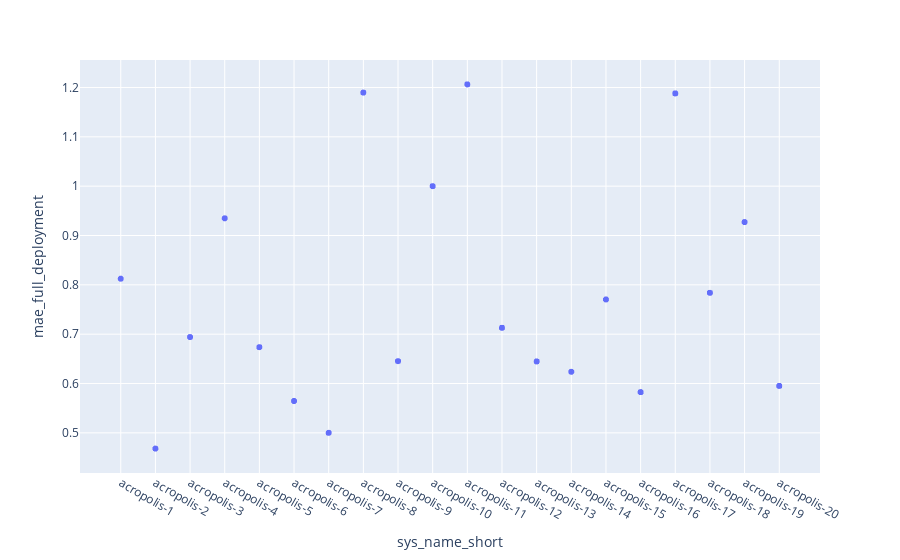
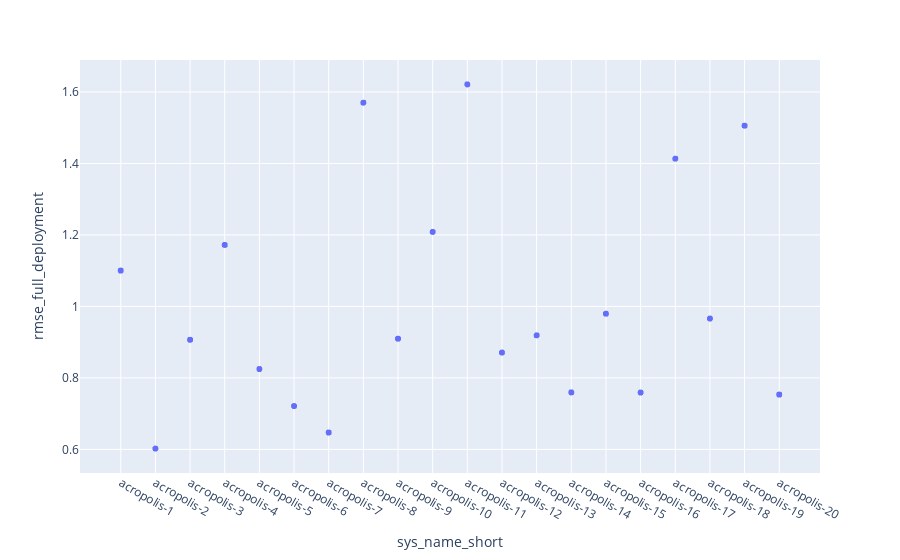

The cell these charts' notebook holds for them, in order:
### Code cell
fig = px.scatter(df_all_sbs_filtered, x="sys_name_short", y="mae_full_deployment")
fig.show()
fig = px.scatter(df_all_sbs_filtered, x="sys_name_short", y="rmse_full_deployment")
fig.show()

### Figure 1 — Plotly figure (JSON) as saved in the notebook; plotly's stock layout.template omitted (floating-point values rounded to 4 significant figures; data arrays with more than 128 entries replaced by an {"elided": "..."} marker saying what was removed)
{"data": [{"hovertemplate": "sys_name_short=%{x}<br>mae_full_deployment=%{y}<extra></extra>", "legendgroup": "", "marker": {"color": "#636efa", "symbol": "circle"}, "mode": "markers", "name": "", "showlegend": false, "type": "scattergl", "x": {"elided": "19241 str values"}, "xaxis": "x", "y": {"elided": "19241 float values"}, "yaxis": "y"}], "layout": {"legend": {"tracegroupgap": 0}, "margin": {"t": 60}, "xaxis": {"anchor": "y", "domain": [0, 1], "title": {"text": "sys_name_short"}}, "yaxis": {"anchor": "x", "domain": [0, 1], "title": {"text": "mae_full_deployment"}}}}

### Figure 2 — Plotly figure (JSON) as saved in the notebook; plotly's stock layout.template omitted (floating-point values rounded to 4 significant figures; data arrays with more than 128 entries replaced by an {"elided": "..."} marker saying what was removed)
{"data": [{"hovertemplate": "sys_name_short=%{x}<br>rmse_full_deployment=%{y}<extra></extra>", "legendgroup": "", "marker": {"color": "#636efa", "symbol": "circle"}, "mode": "markers", "name": "", "showlegend": false, "type": "scattergl", "x": {"elided": "19241 str values"}, "xaxis": "x", "y": {"elided": "19241 float values"}, "yaxis": "y"}], "layout": {"legend": {"tracegroupgap": 0}, "margin": {"t": 60}, "xaxis": {"anchor": "y", "domain": [0, 1], "title": {"text": "sys_name_short"}}, "yaxis": {"anchor": "x", "domain": [0, 1], "title": {"text": "rmse_full_deployment"}}}}
